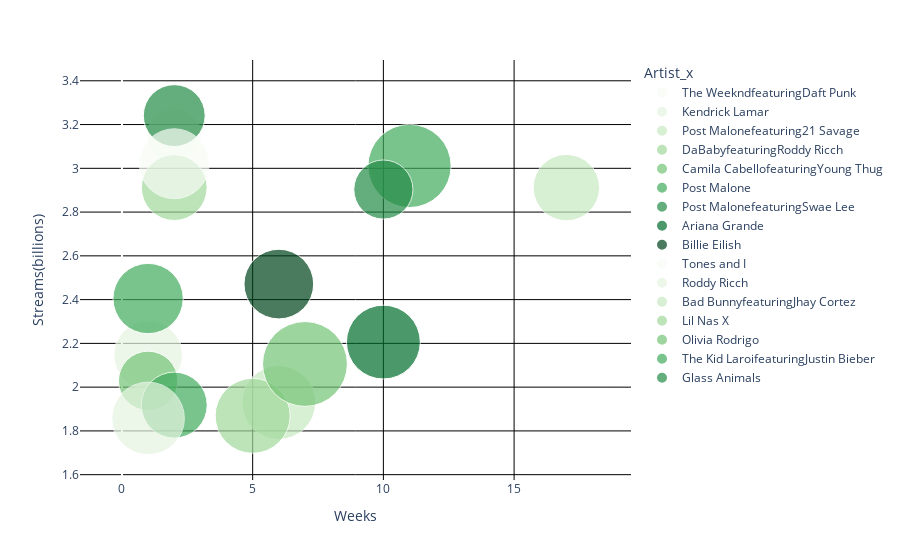

The code cell stored with this chart in its notebook:
### Code cell
import plotly.express as px

# Get unique artists
unique_artists = merged_df['Artist_x'].unique()

# Define a color map with different shades of green for each artist
color_map = {artist: px.colors.sequential.Greens[i % len(px.colors.sequential.Greens)]
             for i, artist in enumerate(unique_artists)}

# Create the scatter plot
fig = px.scatter(merged_df, x="Weeks", y="Streams(billions)", size="Avs.", color="Artist_x",
                 hover_name="Song", size_max=60, color_discrete_map=color_map)

# Update layout to set background color to white and add grid lines
fig.update_layout(
    plot_bgcolor='white',  # Set background color to white
    xaxis=dict(showgrid=True, gridcolor='black'),  # Show x-axis grid lines and set color to black
    yaxis=dict(showgrid=True, gridcolor='black'),  # Show y-axis grid lines and set color to black
)

# Show the plot
fig.show()

### Figure 1 — Plotly figure (JSON) as saved in the notebook; plotly's stock layout.template omitted (floating-point values rounded to 4 significant figures)
{"data": [{"hovertemplate": "<b>%{hovertext}</b><br><br>Artist_x=The WeekndfeaturingDaft Punk<br>Weeks=%{x}<br>Streams(billions)=%{y}<br>Avs.=%{marker.size}<extra></extra>", "hovertext": ["Starboy"], "legendgroup": "The WeekndfeaturingDaft Punk", "marker": {"color": "rgb(247,252,245)", "size": [25.5], "sizemode": "area", "sizeref": 0.01756, "symbol": "circle"}, "mode": "markers", "name": "The WeekndfeaturingDaft Punk", "orientation": "v", "showlegend": true, "type": "scatter", "x": [2], "xaxis": "x", "y": [3.15], "yaxis": "y"}, {"hovertemplate": "<b>%{hovertext}</b><br><br>Artist_x=Kendrick Lamar<br>Weeks=%{x}<br>Streams(billions)=%{y}<br>Avs.=%{marker.size}<extra></extra>", "hovertext": ["Humble"], "legendgroup": "Kendrick Lamar", "marker": {"color": "rgb(229,245,224)", "size": [41.4], "sizemode": "area", "sizeref": 0.01756, "symbol": "circle"}, "mode": "markers", "name": "Kendrick Lamar", "orientation": "v", "showlegend": true, "type": "scatter", "x": [1], "xaxis": "x", "y": [2.146], "yaxis": "y"}, {"hovertemplate": "<b>%{hovertext}</b><br><br>Artist_x=Post Malonefeaturing21 Savage<br>Weeks=%{x}<br>Streams(billions)=%{y}<br>Avs.=%{marker.size}<extra></extra>", "hovertext": ["Rockstar"], "legendgroup": "Post Malonefeaturing21 Savage", "marker": {"color": "rgb(199,233,192)", "size": [38.6], "sizemode": "area", "sizeref": 0.01756, "symbol": "circle"}, "mode": "markers", "name": "Post Malonefeaturing21 Savage", "orientation": "v", "showlegend": true, "type": "scatter", "x": [17], "xaxis": "x", "y": [2.912], "yaxis": "y"}, {"hovertemplate": "<b>%{hovertext}</b><br><br>Artist_x=DaBabyfeaturingRoddy Ricch<br>Weeks=%{x}<br>Streams(billions)=%{y}<br>Avs.=%{marker.size}<extra></extra>", "hovertext": ["Rockstar"], "legendgroup": "DaBabyfeaturingRoddy Ricch", "marker": {"color": "rgb(161,217,155)", "size": [38], "sizemode": "area", "sizeref": 0.01756, "symbol": "circle"}, "mode": "markers", "name": "DaBabyfeaturingRoddy Ricch", "orientation": "v", "showlegend": true, "type": "scatter", "x": [2], "xaxis": "x", "y": [2.912], "yaxis": "y"}, {"hovertemplate": "<b>%{hovertext}</b><br><br>Artist_x=Camila CabellofeaturingYoung Thug<br>Weeks=%{x}<br>Streams(billions)=%{y}<br>Avs.=%{marker.size}<extra></extra>", "hovertext": ["Havana"], "legendgroup": "Camila CabellofeaturingYoung Thug", "marker": {"color": "rgb(116,196,118)", "size": [30.9], "sizemode": "area", "sizeref": 0.01756, "symbol": "circle"}, "mode": "markers", "name": "Camila CabellofeaturingYoung Thug", "orientation": "v", "showlegend": true, "type": "scatter", "x": [1], "xaxis": "x", "y": [2.029], "yaxis": "y"}, {"hovertemplate": "<b>%{hovertext}</b><br><br>Artist_x=Post Malone<br>Weeks=%{x}<br>Streams(billions)=%{y}<br>Avs.=%{marker.size}<extra></extra>", "hovertext": ["Better Now", "Circles"], "legendgroup": "Post Malone", "marker": {"color": "rgb(65,171,93)", "size": [38.2, 43.4], "sizemode": "area", "sizeref": 0.01756, "symbol": "circle"}, "mode": "markers", "name": "Post Malone", "orientation": "v", "showlegend": true, "type": "scatter", "x": [2, 1], "xaxis": "x", "y": [1.918, 2.405], "yaxis": "y"}, {"hovertemplate": "<b>%{hovertext}</b><br><br>Artist_x=Post MalonefeaturingSwae Lee<br>Weeks=%{x}<br>Streams(billions)=%{y}<br>Avs.=%{marker.size}<extra></extra>", "hovertext": ["Sunflower"], "legendgroup": "Post MalonefeaturingSwae Lee", "marker": {"color": "rgb(35,139,69)", "size": [33.6], "sizemode": "area", "sizeref": 0.01756, "symbol": "circle"}, "mode": "markers", "name": "Post MalonefeaturingSwae Lee", "orientation": "v", "showlegend": true, "type": "scatter", "x": [2], "xaxis": "x", "y": [3.241], "yaxis": "y"}, {"hovertemplate": "<b>%{hovertext}</b><br><br>Artist_x=Ariana Grande<br>Weeks=%{x}<br>Streams(billions)=%{y}<br>Avs.=%{marker.size}<extra></extra>", "hovertext": ["7 Rings"], "legendgroup": "Ariana Grande", "marker": {"color": "rgb(0,109,44)", "size": [47.9], "sizemode": "area", "sizeref": 0.01756, "symbol": "circle"}, "mode": "markers", "name": "Ariana Grande", "orientation": "v", "showlegend": true, "type": "scatter", "x": [10], "xaxis": "x", "y": [2.206], "yaxis": "y"}, {"hovertemplate": "<b>%{hovertext}</b><br><br>Artist_x=Billie Eilish<br>Weeks=%{x}<br>Streams(billions)=%{y}<br>Avs.=%{marker.size}<extra></extra>", "hovertext": ["Bad Guy"], "legendgroup": "Billie Eilish", "marker": {"color": "rgb(0,68,27)", "size": [42.6], "sizemode": "area", "sizeref": 0.01756, "symbol": "circle"}, "mode": "markers", "name": "Billie Eilish", "orientation": "v", "showlegend": true, "type": "scatter", "x": [6], "xaxis": "x", "y": [2.471], "yaxis": "y"}, {"hovertemplate": "<b>%{hovertext}</b><br><br>Artist_x=Tones and I<br>Weeks=%{x}<br>Streams(billions)=%{y}<br>Avs.=%{marker.size}<extra></extra>", "hovertext": ["Dance Monkey"], "legendgroup": "Tones and I", "marker": {"color": "rgb(247,252,245)", "size": [42.9], "sizemode": "area", "sizeref": 0.01756, "symbol": "circle"}, "mode": "markers", "name": "Tones and I", "orientation": "v", "showlegend": true, "type": "scatter", "x": [2], "xaxis": "x", "y": [3.021], "yaxis": "y"}, {"hovertemplate": "<b>%{hovertext}</b><br><br>Artist_x=Roddy Ricch<br>Weeks=%{x}<br>Streams(billions)=%{y}<br>Avs.=%{marker.size}<extra></extra>", "hovertext": ["The Box"], "legendgroup": "Roddy Ricch", "marker": {"color": "rgb(229,245,224)", "size": [46.2], "sizemode": "area", "sizeref": 0.01756, "symbol": "circle"}, "mode": "markers", "name": "Roddy Ricch", "orientation": "v", "showlegend": true, "type": "scatter", "x": [1], "xaxis": "x", "y": [1.857], "yaxis": "y"}, {"hovertemplate": "<b>%{hovertext}</b><br><br>Artist_x=Bad BunnyfeaturingJhay Cortez<br>Weeks=%{x}<br>Streams(billions)=%{y}<br>Avs.=%{marker.size}<extra></extra>", "hovertext": ["Dakiti"], "legendgroup": "Bad BunnyfeaturingJhay Cortez", "marker": {"color": "rgb(199,233,192)", "size": [47.7], "sizemode": "area", "sizeref": 0.01756, "symbol": "circle"}, "mode": "markers", "name": "Bad BunnyfeaturingJhay Cortez", "orientation": "v", "showlegend": true, "type": "scatter", "x": [6], "xaxis": "x", "y": [1.93], "yaxis": "y"}, {"hovertemplate": "<b>%{hovertext}</b><br><br>Artist_x=Lil Nas X<br>Weeks=%{x}<br>Streams(billions)=%{y}<br>Avs.=%{marker.size}<extra></extra>", "hovertext": ["Montero (Call Me by Your Name)"], "legendgroup": "Lil Nas X", "marker": {"color": "rgb(161,217,155)", "size": [49.4], "sizemode": "area", "sizeref": 0.01756, "symbol": "circle"}, "mode": "markers", "name": "Lil Nas X", "orientation": "v", "showlegend": true, "type": "scatter", "x": [5], "xaxis": "x", "y": [1.869], "yaxis": "y"}, {"hovertemplate": "<b>%{hovertext}</b><br><br>Artist_x=Olivia Rodrigo<br>Weeks=%{x}<br>Streams(billions)=%{y}<br>Avs.=%{marker.size}<extra></extra>", "hovertext": ["Good 4 U"], "legendgroup": "Olivia Rodrigo", "marker": {"color": "rgb(116,196,118)", "size": [63.2], "sizemode": "area", "sizeref": 0.01756, "symbol": "circle"}, "mode": "markers", "name": "Olivia Rodrigo", "orientation": "v", "showlegend": true, "type": "scatter", "x": [7], "xaxis": "x", "y": [2.106], "yaxis": "y"}, {"hovertemplate": "<b>%{hovertext}</b><br><br>Artist_x=The Kid LaroifeaturingJustin Bieber<br>Weeks=%{x}<br>Streams(billions)=%{y}<br>Avs.=%{marker.size}<extra></extra>", "hovertext": ["Stay"], "legendgroup": "The Kid LaroifeaturingJustin Bieber", "marker": {"color": "rgb(65,171,93)", "size": [60.8], "sizemode": "area", "sizeref": 0.01756, "symbol": "circle"}, "mode": "markers", "name": "The Kid LaroifeaturingJustin Bieber", "orientation": "v", "showlegend": true, "type": "scatter", "x": [11], "xaxis": "x", "y": [3.011], "yaxis": "y"}, {"hovertemplate": "<b>%{hovertext}</b><br><br>Artist_x=Glass Animals<br>Weeks=%{x}<br>Streams(billions)=%{y}<br>Avs.=%{marker.size}<extra></extra>", "hovertext": ["Heat Waves"], "legendgroup": "Glass Animals", "marker": {"color": "rgb(35,139,69)", "size": [30.7], "sizemode": "area", "sizeref": 0.01756, "symbol": "circle"}, "mode": "markers", "name": "Glass Animals", "orientation": "v", "showlegend": true, "type": "scatter", "x": [10], "xaxis": "x", "y": [2.903], "yaxis": "y"}], "layout": {"legend": {"itemsizing": "constant", "title": {"text": "Artist_x"}, "tracegroupgap": 0}, "margin": {"t": 60}, "plot_bgcolor": "white", "xaxis": {"anchor": "y", "domain": [0, 1], "gridcolor": "black", "showgrid": true, "title": {"text": "Weeks"}}, "yaxis": {"anchor": "x", "domain": [0, 1], "gridcolor": "black", "showgrid": true, "title": {"text": "Streams(billions)"}}}}
